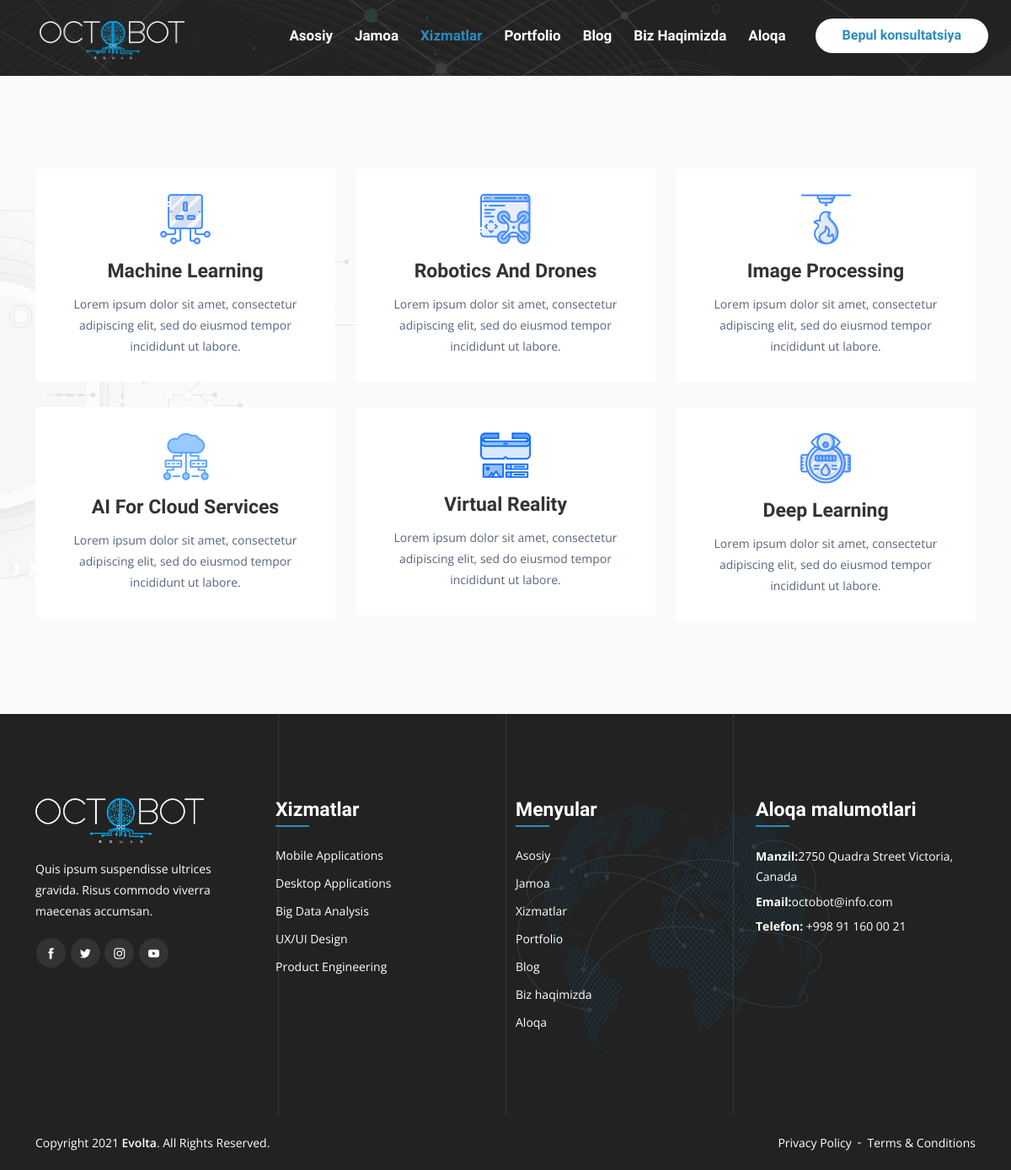
Page /services/ on the committed database.
### footer/models.py (models this page shows, shortened)
class FooterLogoMeta(models.Model):
    image = models.ImageField('Logotip', upload_to='images/FooterLogo/')
    description = models.TextField(' Kompaniya haqida', max_length=300)
    instagram = models.CharField(max_length=100, blank=True)
    telegram = models.CharField(max_length=100, blank=True)
    facebook = models.CharField(max_length=100, blank=True)
    linkedin = models.CharField(max_length=100, blank=True)
    class Meta:
        verbose_name = "Logo Meta"
        verbose_name_plural = "Logo Meta"
    def image_tag(self):
        return mark_safe('<img src="{}" height="50">'.format(self.image.url))
    image_tag.short_description = 'Image'

class FooterServicesMeta(models.Model):
    title = models.CharField(max_length=100)
    slug = models.CharField(max_length=100)

class FooterMenusMeta(models.Model):
    title = models.CharField(max_length=100)
    slug = models.CharField(max_length=100)

class FooterContactsMeta(models.Model):
    address = models.TextField(max_length=200)
    email = models.TextField(max_length=200)
    phone = models.TextField(max_length=200)

### home/views.py (the view)
# urls.py: path('services/', views.services, name='services'),
def services(request):
    return render(request, 'services/base.html')

### home/context.py (called while the page is built)
def footerlogoview(request):
    meta_footer_latest = FooterLogoMeta.objects.all().order_by('-id')[:1]
    context = {
        'meta_footer_latest': meta_footer_latest,
    }
    return context

def footermenusview(request):
    footer_menus_latest = FooterMenusMeta.objects.all().order_by('-id')[:10]
    context = {
        'footer_menus_latest': footer_menus_latest,
    }
    return context

def footercontactsview(request):
    footer_contacts_latest = FooterContactsMeta.objects.all().order_by('-id')[:1]
    context = {
        'footer_contacts_latest': footer_contacts_latest,
    }
    return context

def footerservicesview(request):
    footer_services_latest = FooterServicesMeta.objects.all().order_by('-id')[:10]
    context = {
        'footer_services_latest': footer_services_latest,
    }
    return context

def total(request):
    total_latest = Total.objects.all().order_by('-id')[:1]
    context = {
        'total_latest': total_latest,
    }
    return context

def teamview(request):
    team_latest = Team.objects.all().order_by('-id')[:25]
    context = {
        'team_latest': team_latest,
    }
    return context

def portfolioview(request):
    portfolio_latest = Portfolio.objects.all().order_by('-id')[:25]
    context = {
        'portfolio_latest': portfolio_latest,
    }
    return context

def hometitle(request):
    home_title_latest = HomeTitle.objects.all().order_by('-id')[:1]
    context = {
        'home_title_latest': home_title_latest,
    }
    return context

### home/templates/services/base.html (shortened to what this page needs)
<!doctype html>
{% load static %}
<html lang="en">
<head>
    <link rel="stylesheet" href="{% static 'assets/css/bootstrap.min.css' %}">
    <link rel="stylesheet" href="{% static 'assets/css/animate.min.css' %}">
    <link rel="stylesheet" href="{% static 'assets/css/fontawesome.min.css' %}">
    <link rel="stylesheet" href="{% static 'assets/css/boxicons.min.css' %}">
    <link rel="stylesheet" href="{% static 'assets/css/flaticon.css' %}">
    <link rel="stylesheet" href="{% static 'assets/css/owl.carousel.min.css' %}">
    <link rel="stylesheet" href="{% static 'assets/css/owl.theme.default.min.css' %}">
    <link rel="stylesheet" href="{% static 'assets/css/magnific-popup.min.css' %}">
    <link rel="stylesheet" href="{% static 'assets/css/nice-select.css' %}">
    <link rel="stylesheet" href="{% static 'assets/css/meanmenu11.css' %}">
    <link rel="stylesheet" href="{% static 'assets/css/progresscircle.min.css' %}">
    <link rel="stylesheet" href="{% static 'assets/css/style5.css' %}">
    <link rel="stylesheet" href="{% static 'assets/css/responsive1.css' %}">
</head>
<body>
{% block header %}{% include 'components/header/services/header.html' %}{% endblock %}
{% block index %}{% include 'services/services.html' %}{% endblock %}
{% block footer %}{% include 'components/footer.html' %}{% endblock %}
</body>
</html>

### home/templates/components/footer.html (shortened to what this page needs)
{% load static %}
<footer class="footer-area">
    <div class="container">
        <div class="row">
            <div class="col-lg-3 col-md-6 col-sm-6">
                <div class="single-footer-widget">
                    {% for rs in meta_footer_latest %}
                        <div class="logo">
                            <a style="width: 300px; height: auto;" href="{% url 'index' %}"><img class="vz2" src="{{ rs.image.url }}" alt="image"></a>
                            <p>{{ rs.description }}</p>
                        </div>
                    {% endfor %}
                    <ul class="social">
                        <li><a href="#" target="_blank"><i class="flaticon-facebook-letter-logo"></i></a></li>
                        <li><a href="#" target="_blank"><i class="flaticon-twitter-black-shape"></i></a></li>
                        <li><a href="#" target="_blank"><i class="flaticon-instagram-logo"></i></a></li>
                        <li><a href="#" target="_blank"><i class="flaticon-youtube"></i></a></li>
                    </ul>
                </div>
            </div>
            <div class="col-lg-3 col-md-6 col-sm-6">
                <div class="single-footer-widget">
                    <h3>Xizmatlar</h3>
                    <ul class="footer-services-list">
                        {% for rs in footer_services_latest %}
                        <li><a href="/{{ rs.slug }}">{{ rs.title }}</a></li>
                        {% endfor %}
                    </ul>
                </div>
            </div>
            <div class="col-lg-3 col-md-6 col-sm-6">
                <div class="single-footer-widget">
                    <h3>Menyular</h3>
                    <ul class="quick-links-list">
                        {% for rs in footer_menus_latest %}
                        <li><a href="{{ rs.slug }}">{{ rs.title }}</a></li>
                        {% endfor %}
                    </ul>
                </div>
            </div>
            <div class="col-lg-3 col-md-6 col-sm-6">
                <div class="single-footer-widget">
                    <h3>Aloqa malumotlari</h3>
                    {% for rs in footer_contacts_latest %}
                    <ul class="footer-contact-list">
                        <li><span>Manzil:</span>{{ rs.address }}</li>
                        <li><span>Email:</span>{{ rs.email }}</li>
                        <li><span>Telefon:</span> <a href="#">{{ rs.phone }}</a></li>
                    </ul>
                    {% endfor %}
                </div>
            </div>
        </div>
    </div>
    <div class="copyright-area">
        <div class="container">
            <div class="row align-items-center">
                <div class="col-lg-6 col-md-6 col-sm-6">
                    <p>Copyright 2021 <a href="#">Evolta</a>. All Rights Reserved.</p>
                </div>
                <div class="col-lg-6 col-md-6 col-sm-6">
                    <ul>
                        <li><a href="#">Privacy Policy</a></li>
                        <li><a href="#">Terms & Conditions</a></li>
                    </ul>
                </div>
            </div>
        </div>
    </div>
    <div class="circle-map"><img src="{% static 'assets/img/circle-map.png' %}" alt="image"></div>
    <div class="lines">
    </div>
</footer>

### home/templates/components/header/logo.html (style rules this page uses)
.vz2 { width: 100%; height: auto; }
.vz2 { width: 200px; }

### rows in the picture
FooterLogoMeta: image (picture), description "Quis ipsum suspendisse ultrices gravida. Risus commodo viverra maecenas accumsan."
FooterServicesMeta: title "Mobile Applications"
FooterServicesMeta: title "Desktop Applications"
FooterServicesMeta: title "Big Data Analysis"
FooterServicesMeta: title "UX/UI Design"
FooterServicesMeta: title "Product Engineering"
FooterMenusMeta: title "Asosiy"
FooterMenusMeta: title "Jamoa"
FooterMenusMeta: title "Xizmatlar"
FooterMenusMeta: title "Portfolio"
FooterMenusMeta: title "Blog"
FooterMenusMeta: title "Biz haqimizda"
FooterMenusMeta: title "Aloqa"
FooterContactsMeta: address "2750 Quadra Street Victoria, Canada", email "octobot@info.com", phone "+998 91 160 00 21"
